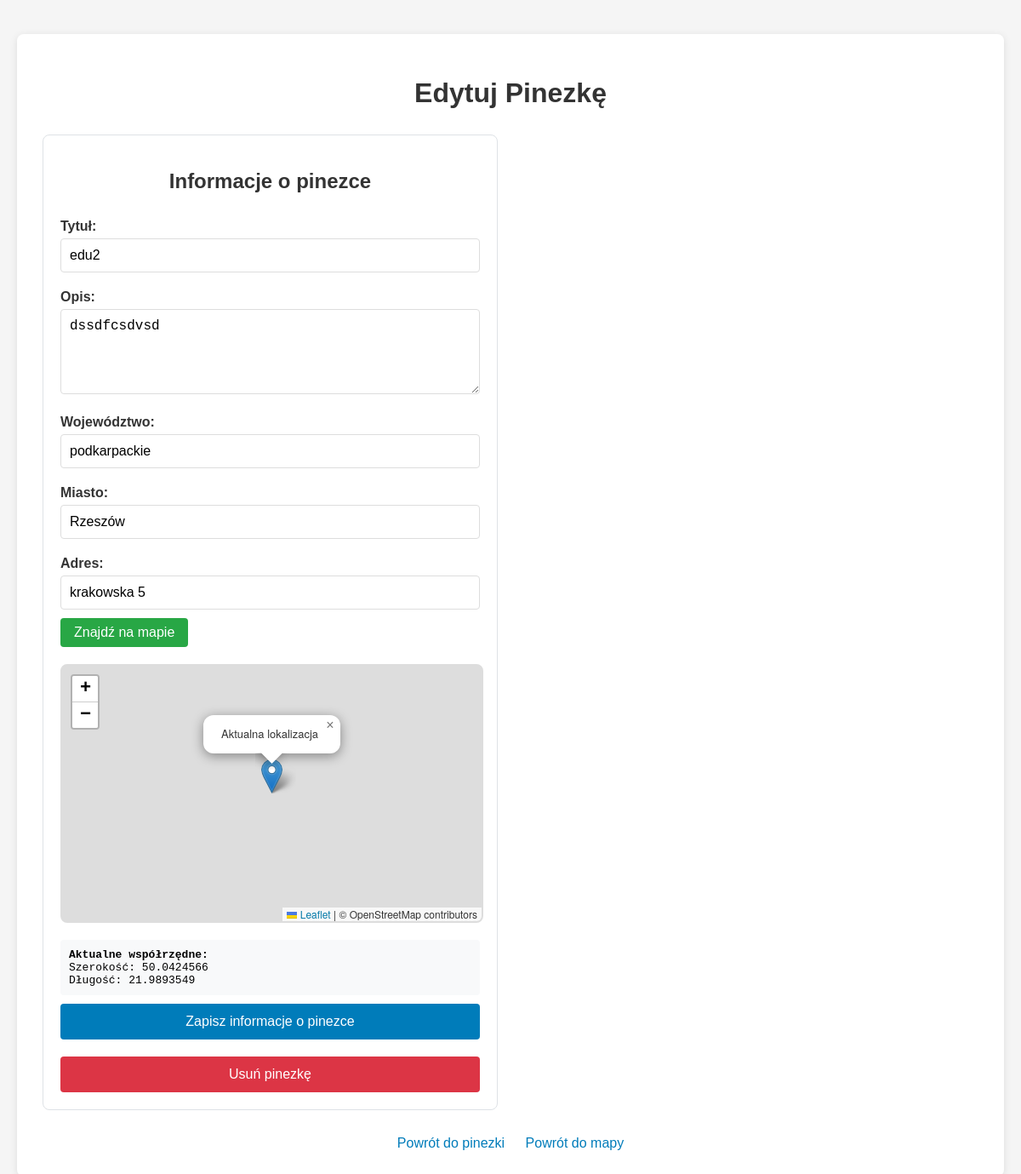
Before: /edit_pin/1 (signed in) with the older database file.
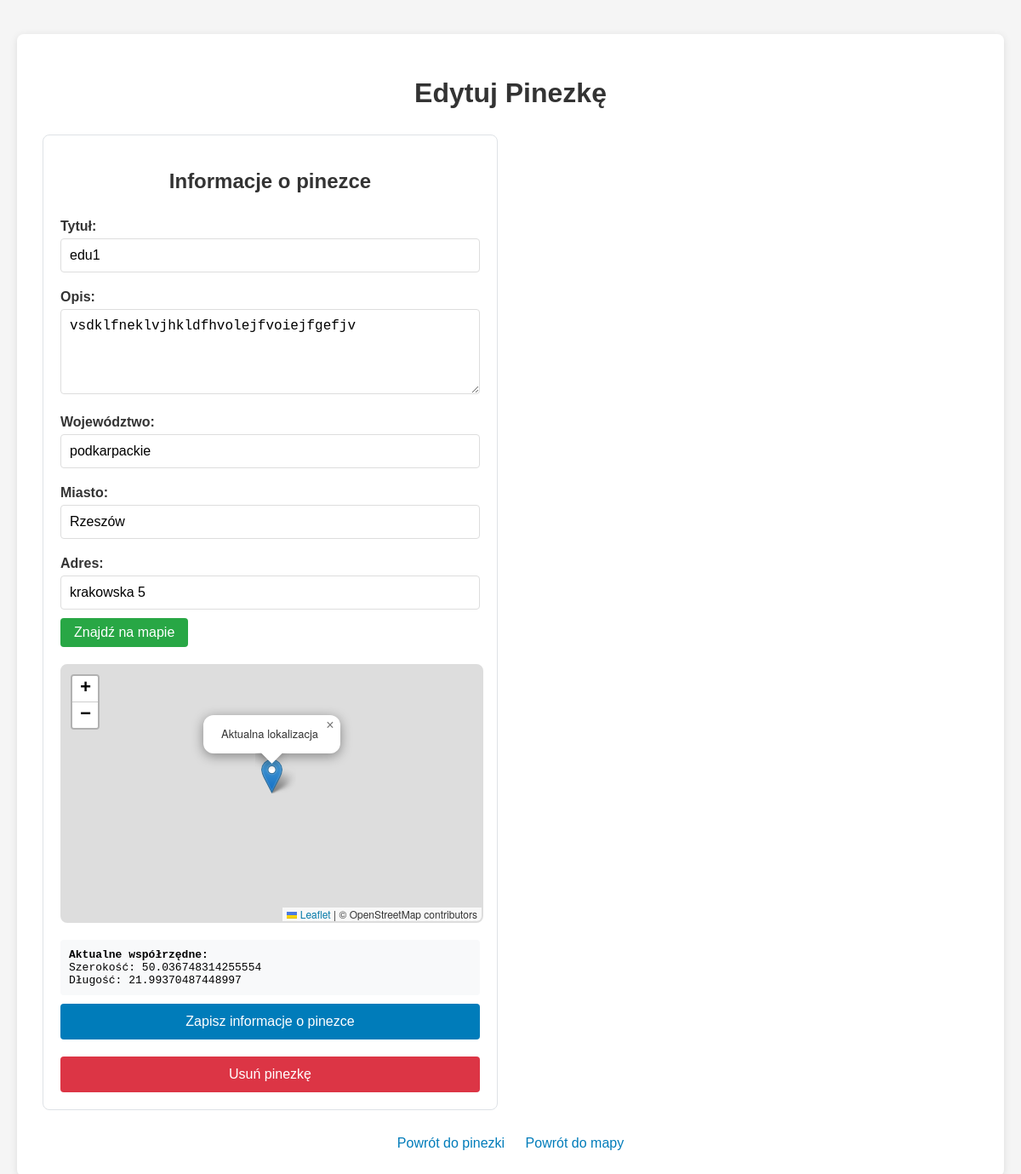
After: the same page with the newer database file.
### tables this page shows
CREATE TABLE pins (
                id INTEGER PRIMARY KEY AUTOINCREMENT,
                title TEXT NOT NULL,
                description TEXT,
                region TEXT NOT NULL,
                city TEXT NOT NULL,
                address TEXT NOT NULL,
                lat REAL NOT NULL,
                lng REAL NOT NULL,
                created_by INTEGER NOT NULL,
                FOREIGN KEY (created_by) REFERENCES users (id)
            );

### app.py (the view, shortened to what this page needs)
@app.route("/edit_pin/<int:pin_id>", methods=["GET", "POST"])
def edit_pin(pin_id):
    if "user_id" not in session:
        flash("Musisz być zalogowany, aby edytować pinezkę", "error")
        return redirect(url_for("login"))
    db = get_db()
    pin_row = db.execute("SELECT * FROM pins WHERE id = ?", (pin_id,)).fetchone()
    if not pin_row:
        flash("Pinezka nie istnieje", "error")
        return redirect(url_for("index"))
    pin = row_to_dict(pin_row)
    user_id = session["user_id"]
    role = session.get("user_role", "user")
    can_edit = False
    if role == "admin":
        can_edit = True
    elif role in ["teacher", "regional_teacher"] and pin["created_by"] == user_id:
        can_edit = True
    elif role == "regional_teacher":
        user_voivodeship = session.get("user_voivodeship")
        if user_voivodeship and pin["region"].lower() == user_voivodeship.lower():
            can_edit = True
    if not can_edit:
        flash("Nie masz uprawnień do edycji tej pinezki", "error")
        return redirect(url_for("index"))
    show_calendar = False
    if pin["created_by"] == user_id and role in ["teacher", "regional_teacher"]:
        show_calendar = True
    availability = {}
    return render_template("edit_pin.html", pin=pin, voivodeships=VOIVODESHIPS.keys(),
                           user_role=role, user_voivodeship=session.get("user_voivodeship"),
                           show_calendar=show_calendar, availability=availability,
                           time_slots=generate_time_slots(), teaching_modes=TEACHING_MODES)

### app.py (called while the page is built)
def get_db():
    db = getattr(g, '_database', None)
    if db is None:
        db = g._database = sqlite3.connect(DATABASE)
        db.row_factory = sqlite3.Row
    return db

@app.teardown_appcontext
def close_connection(exception):
    db = getattr(g, '_database', None)
    if db is not None:
        db.close()

def row_to_dict(row):
    return dict(row) if row else None

@app.context_processor
def utility_processor():
    return dict(
        get_day_name=get_day_name,
        get_role_name=get_role_name,
        datetime=datetime,
        timedelta=timedelta,
        format_time_slot=format_time_slot
    )

### templates/edit_pin.html (shortened to what this page needs)
<!DOCTYPE html>
<html lang="pl">
<head>
    <link rel="stylesheet" href="https://unpkg.com/leaflet@1.9.4/dist/leaflet.css"
/>
</head>
<body>
    <div class="container">
        <h1>Edytuj Pinezkę</h1>
        <div class="form-sections">
            <div class="form-section">
                <h2>Informacje o pinezce</h2>
                <form method="POST">
                    <div class="form-group">
                        <label for="title">Tytuł:</label>
                        <input type="text" id="title" name="title" value="{{ pin.title }}" required>
                    </div>
                    <div class="form-group">
                        <label for="description">Opis:</label>
                        <textarea id="description" name="description" required>{{ pin.description }}</textarea>
                    </div>
                    <div class="form-group">
                        <label for="region">Województwo:</label>
                        <input type="text" id="region" name="region" value="{{ pin.region }}" required>
                    </div>
                    <div class="form-group">
                        <label for="city">Miasto:</label>
                        <input type="text" id="city" name="city" value="{{ pin.city }}" required>
                    </div>
                    <div class="form-group">
                        <label for="address">Adres:</label>
                        <input type="text" id="address" name="address" value="{{ pin.address }}" required>
                        <button type="button" class="search-button" onclick="searchAddress()">Znajdź na mapie</button>
                    </div>
                    <div id="map"></div>
                    <div class="coords-display">
                        <strong>Aktualne współrzędne:</strong><br>
                        Szerokość: {{ pin.lat }}<br>
                        Długość: {{ pin.lng }}
                    </div>
                    <button type="submit">Zapisz informacje o pinezce</button>
                </form>
                {% if session.get('user_role') == 'admin' %}
                    <form method="POST" action="{{ url_for('delete_pin', pin_id=pin.id) }}" style="margin-top: 10px;">
                        <button type="submit" class="button-danger" onclick="return confirm('Czy na pewno chcesz usunąć tę pinezkę?')">Usuń pinezkę</button>
                    </form>
                {% endif %}
            </div>
        </div>
        <div class="links">
            <a href="{{ url_for('pin', pin_id=pin.id) }}">Powrót do pinezki</a>
            <a href="{{ url_for('index') }}">Powrót do mapy</a>
        </div>
    </div>
</body>
</html>

Changed rows visible on the page:
changed pins "podkarpackie": title "edu2" → "edu1"; description "dssdfcsdvsd" → "vsdklfneklvjhkldfhvolejfvoiejfgefjv"; lat "50.0424566" → "50.036748314255554"; lng "21.9893549" → "21.99370487448997"
